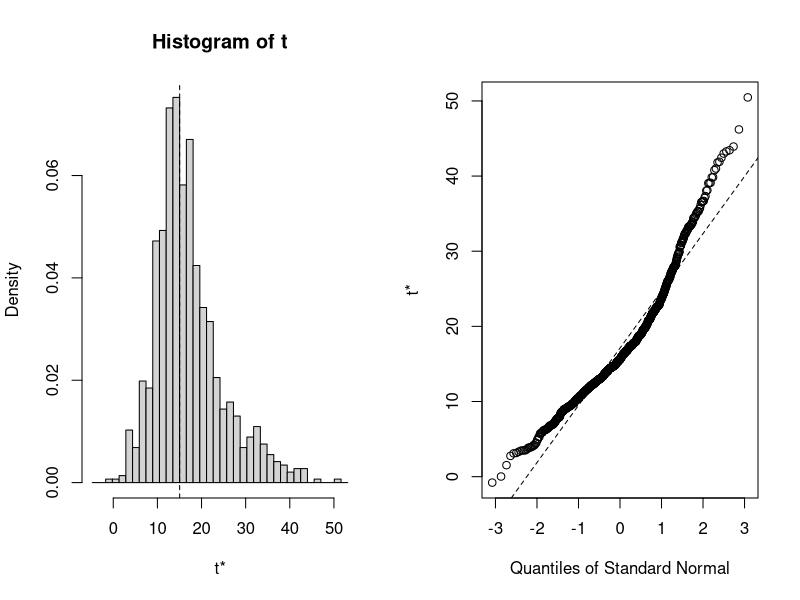
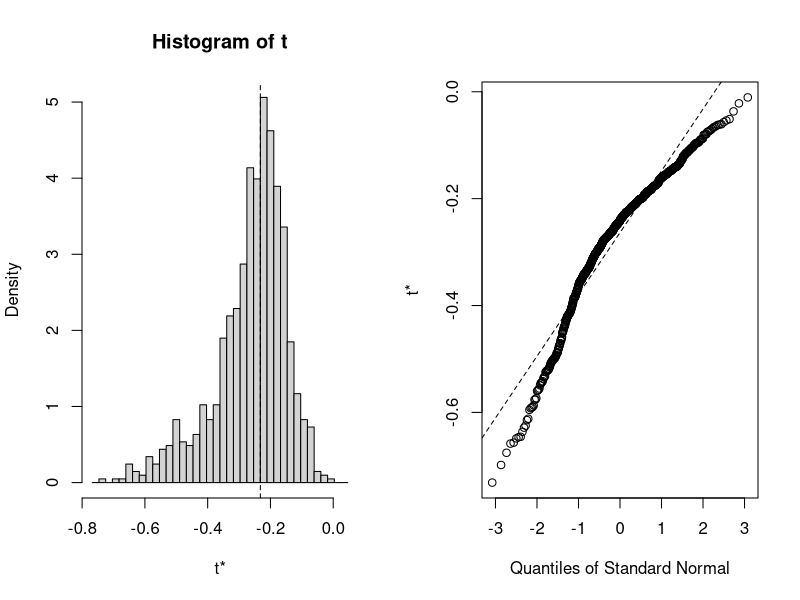

These charts were generated, in order, by the following R code:
## ---- chunk 1
library(tidyverse)
library(patchwork)
## ---- chunk 2
setwd("~/source_code/W271_Lab1")
oring_df <- read_csv("./data/raw/challenger.csv")
oring_df$failure <- oring_df$O.ring
oring_df$failure[oring_df$failure >0] <- 1
oring_df$failure <-factor(oring_df$failure, levels = c(0,1))
## ---- chunk 3
model_zero <- glm(formula=failure~Temp, family=binomial(), data=oring_df)
summary(model_zero)
## ---- chunk 4
set.seed(123)
if (!"boot" %in% rownames(installed.packages())) {
  install.packages("boot")
}
library(boot)

bs <- function(formula, data, indices) {
  d <- data[indices,] # allows boot to select sample
  fit <- glm(formula, family=binomial(), data=d)
  return(c(coef(fit), summary(fit)$deviance))
} 
## ---- chunk 5
# bootstrapping with 1000 replications
results <- boot(data=oring_df, statistic=bs,
   R=1000, formula=failure~Temp)
## ---- chunk 6
results$t <- results$t[results$t[,3] > 0.01,]
results$R <- nrow(results$t)
## ---- chunk 7
plot(results, index=1) # intercept
plot(results, index=2) # wt
## ---- chunk 8
boot.ci(results, type="bca", index=1) # intercept
boot.ci(results, type="bca", index=2) # wt 
